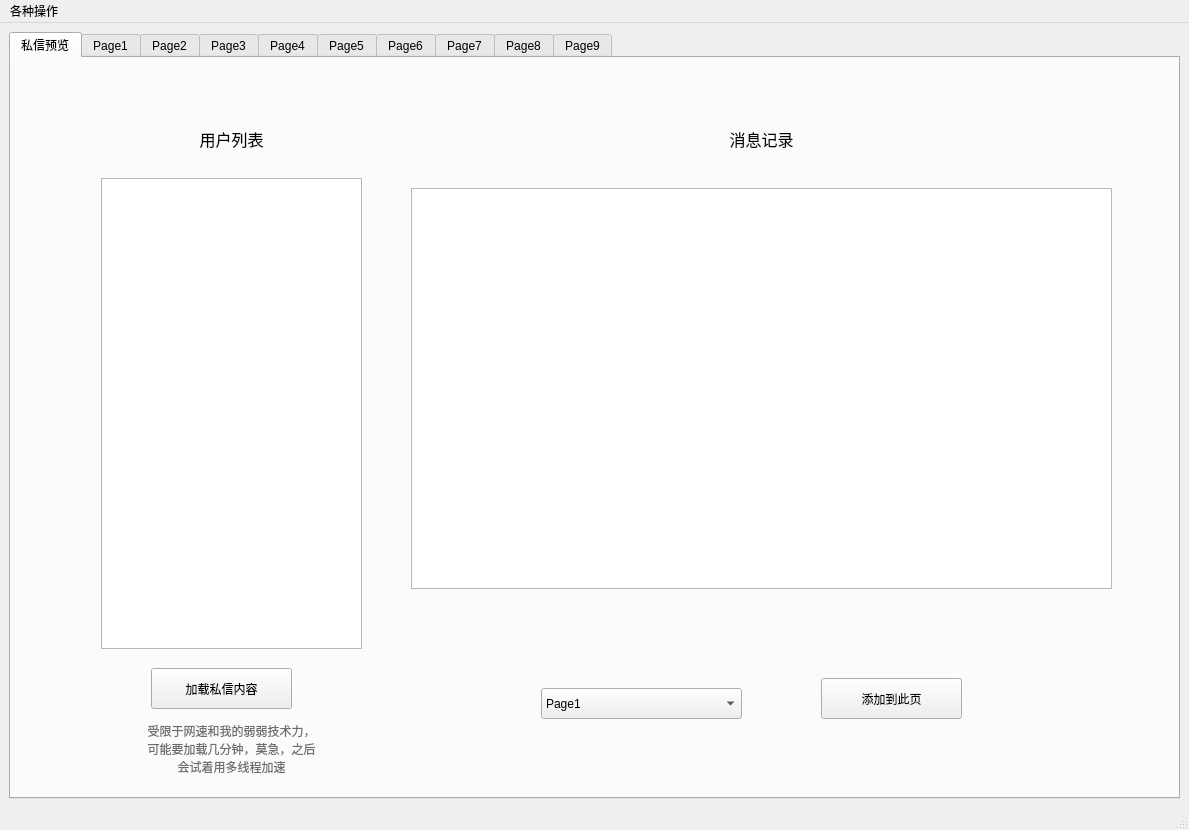
<?xml version="1.0" encoding="UTF-8"?>
<ui version="4.0">
 <class>MainWindow</class>
 <widget class="QMainWindow" name="MainWindow">
  <property name="geometry">
   <rect>
    <x>0</x>
    <y>0</y>
    <width>1189</width>
    <height>830</height>
   </rect>
  </property>
  <property name="minimumSize">
   <size>
    <width>1189</width>
    <height>830</height>
   </size>
  </property>
  <property name="maximumSize">
   <size>
    <width>1189</width>
    <height>830</height>
   </size>
  </property>
  <property name="windowTitle">
   <string>MainWindow</string>
  </property>
  <property name="layoutDirection">
   <enum>Qt::LeftToRight</enum>
  </property>
  <property name="autoFillBackground">
   <bool>true</bool>
  </property>
  <property name="styleSheet">
   <string notr="true"/>
  </property>
  <widget class="QWidget" name="centralwidget">
   <property name="styleSheet">
    <string notr="true">background-image: url(:/background.jpg);</string>
   </property>
   <layout class="QHBoxLayout" name="horizontalLayout">
    <item>
     <widget class="QTabWidget" name="tabWidget">
      <property name="maximumSize">
       <size>
        <width>1199</width>
        <height>787</height>
       </size>
      </property>
      <property name="palette">
       <palette>
        <active/>
        <inactive/>
        <disabled/>
       </palette>
      </property>
      <property name="styleSheet">
       <string notr="true">background-image: url(:/touming.png);</string>
      </property>
      <property name="currentIndex">
       <number>0</number>
      </property>
      <property name="tabBarAutoHide">
       <bool>false</bool>
      </property>
      <widget class="QWidget" name="msgView">
       <property name="maximumSize">
        <size>
         <width>16777215</width>
         <height>16777215</height>
        </size>
       </property>
       <property name="autoFillBackground">
        <bool>false</bool>
       </property>
       <property name="styleSheet">
        <string notr="true">background-image: url(:/touming.png);</string>
       </property>
       <attribute name="title">
        <string>私信预览</string>
       </attribute>
       <widget class="QWidget" name="widget" native="true">
        <property name="geometry">
         <rect>
          <x>1140</x>
          <y>11</y>
          <width>16</width>
          <height>707</height>
         </rect>
        </property>
       </widget>
       <widget class="QLabel" name="label">
        <property name="geometry">
         <rect>
          <x>90</x>
          <y>60</y>
          <width>261</width>
          <height>41</height>
         </rect>
        </property>
        <property name="font">
         <font>
          <family>微软雅黑</family>
          <pointsize>12</pointsize>
          <weight>50</weight>
          <bold>false</bold>
         </font>
        </property>
        <property name="text">
         <string>用户列表</string>
        </property>
        <property name="textFormat">
         <enum>Qt::AutoText</enum>
        </property>
        <property name="alignment">
         <set>Qt::AlignCenter</set>
        </property>
       </widget>
       <widget class="QLabel" name="label_2">
        <property name="geometry">
         <rect>
          <x>590</x>
          <y>60</y>
          <width>321</width>
          <height>41</height>
         </rect>
        </property>
        <property name="font">
         <font>
          <family>微软雅黑</family>
          <pointsize>12</pointsize>
          <weight>50</weight>
          <bold>false</bold>
         </font>
        </property>
        <property name="text">
         <string>消息记录</string>
        </property>
        <property name="textFormat">
         <enum>Qt::AutoText</enum>
        </property>
        <property name="alignment">
         <set>Qt::AlignCenter</set>
        </property>
       </widget>
       <widget class="QPushButton" name="Addtopage">
        <property name="geometry">
         <rect>
          <x>810</x>
          <y>620</y>
          <width>141</width>
          <height>41</height>
         </rect>
        </property>
        <property name="text">
         <string>添加到此页</string>
        </property>
       </widget>
       <widget class="QComboBox" name="Pageselect">
        <property name="geometry">
         <rect>
          <x>530</x>
          <y>630</y>
          <width>201</width>
          <height>31</height>
         </rect>
        </property>
        <item>
         <property name="text">
          <string>Page1</string>
         </property>
        </item>
        <item>
         <property name="text">
          <string>Page2</string>
         </property>
        </item>
        <item>
         <property name="text">
          <string>Page3</string>
         </property>
        </item>
        <item>
         <property name="text">
          <string>Page4</string>
         </property>
        </item>
        <item>
         <property name="text">
          <string>Page5</string>
         </property>
        </item>
        <item>
         <property name="text">
          <string>Page6</string>
         </property>
        </item>
        <item>
         <property name="text">
          <string>Page7</string>
         </property>
        </item>
        <item>
         <property name="text">
          <string>Page8</string>
         </property>
        </item>
        <item>
         <property name="text">
          <string>Page9</string>
         </property>
        </item>
       </widget>
       <widget class="QListWidget" name="Userlist">
        <property name="geometry">
         <rect>
          <x>90</x>
          <y>120</y>
          <width>261</width>
          <height>471</height>
         </rect>
        </property>
       </widget>
       <widget class="QListWidget" name="Msginfo">
        <property name="geometry">
         <rect>
          <x>400</x>
          <y>130</y>
          <width>701</width>
          <height>401</height>
         </rect>
        </property>
       </widget>
       <widget class="QPushButton" name="Loadspider">
        <property name="geometry">
         <rect>
          <x>140</x>
          <y>610</y>
          <width>141</width>
          <height>41</height>
         </rect>
        </property>
        <property name="text">
         <string>加载私信内容</string>
        </property>
       </widget>
       <widget class="QLabel" name="label_9">
        <property name="geometry">
         <rect>
          <x>110</x>
          <y>660</y>
          <width>221</width>
          <height>61</height>
         </rect>
        </property>
        <property name="palette">
         <palette>
          <active>
           <colorrole role="WindowText">
            <brush brushstyle="SolidPattern">
             <color alpha="255">
              <red>109</red>
              <green>109</green>
              <blue>109</blue>
             </color>
            </brush>
           </colorrole>
          </active>
          <inactive>
           <colorrole role="WindowText">
            <brush brushstyle="SolidPattern">
             <color alpha="255">
              <red>109</red>
              <green>109</green>
              <blue>109</blue>
             </color>
            </brush>
           </colorrole>
          </inactive>
          <disabled>
           <colorrole role="WindowText">
            <brush brushstyle="SolidPattern">
             <color alpha="255">
              <red>120</red>
              <green>120</green>
              <blue>120</blue>
             </color>
            </brush>
           </colorrole>
          </disabled>
         </palette>
        </property>
        <property name="text">
         <string>受限于网速和我的弱弱技术力，
可能要加载几分钟，莫急，之后
会试着用多线程加速</string>
        </property>
        <property name="alignment">
         <set>Qt::AlignCenter</set>
        </property>
       </widget>
      </widget>
      <widget class="QWidget" name="Page1">
       <property name="autoFillBackground">
        <bool>false</bool>
       </property>
       <property name="styleSheet">
        <string notr="true"/>
       </property>
       <attribute name="title">
        <string>Page1</string>
       </attribute>
       <widget class="QLabel" name="label_3">
        <property name="geometry">
         <rect>
          <x>90</x>
          <y>60</y>
          <width>261</width>
          <height>41</height>
         </rect>
        </property>
        <property name="font">
         <font>
          <family>微软雅黑</family>
          <pointsize>12</pointsize>
          <weight>50</weight>
          <bold>false</bold>
         </font>
        </property>
        <property name="text">
         <string>消息列表</string>
        </property>
        <property name="textFormat">
         <enum>Qt::AutoText</enum>
        </property>
        <property name="alignment">
         <set>Qt::AlignCenter</set>
        </property>
       </widget>
       <widget class="QLabel" name="label_4">
        <property name="geometry">
         <rect>
          <x>400</x>
          <y>60</y>
          <width>701</width>
          <height>41</height>
         </rect>
        </property>
        <property name="font">
         <font>
          <family>微软雅黑</family>
          <pointsize>12</pointsize>
          <weight>50</weight>
          <bold>false</bold>
         </font>
        </property>
        <property name="text">
         <string>事件细节</string>
        </property>
        <property name="textFormat">
         <enum>Qt::AutoText</enum>
        </property>
        <property name="alignment">
         <set>Qt::AlignCenter</set>
        </property>
       </widget>
       <widget class="QPushButton" name="deleteRec1">
        <property name="geometry">
         <rect>
          <x>130</x>
          <y>610</y>
          <width>171</width>
          <height>51</height>
         </rect>
        </property>
        <property name="text">
         <string>将选中的消息移出列表</string>
        </property>
       </widget>
       <widget class="QPushButton" name="Addnote1">
        <property name="geometry">
         <rect>
          <x>540</x>
          <y>620</y>
          <width>171</width>
          <height>41</height>
         </rect>
        </property>
        <property name="text">
         <string>添加备注</string>
        </property>
       </widget>
       <widget class="QPushButton" name="Addtitle1">
        <property name="geometry">
         <rect>
          <x>800</x>
          <y>620</y>
          <width>171</width>
          <height>41</height>
         </rect>
        </property>
        <property name="text">
         <string>添加标题</string>
        </property>
       </widget>
       <widget class="QListWidget" name="msg_page1">
        <property name="geometry">
         <rect>
          <x>90</x>
          <y>120</y>
          <width>261</width>
          <height>471</height>
         </rect>
        </property>
       </widget>
       <widget class="QTextBrowser" name="detail1">
        <property name="geometry">
         <rect>
          <x>400</x>
          <y>130</y>
          <width>701</width>
          <height>401</height>
         </rect>
        </property>
       </widget>
      </widget>
      <widget class="QWidget" name="Page2">
       <attribute name="title">
        <string>Page2</string>
       </attribute>
       <widget class="QPushButton" name="Addnote2">
        <property name="geometry">
         <rect>
          <x>540</x>
          <y>620</y>
          <width>171</width>
          <height>41</height>
         </rect>
        </property>
        <property name="text">
         <string>添加备注</string>
        </property>
       </widget>
       <widget class="QLabel" name="label_5">
        <property name="geometry">
         <rect>
          <x>90</x>
          <y>60</y>
          <width>261</width>
          <height>41</height>
         </rect>
        </property>
        <property name="font">
         <font>
          <family>微软雅黑</family>
          <pointsize>12</pointsize>
          <weight>50</weight>
          <bold>false</bold>
         </font>
        </property>
        <property name="text">
         <string>消息列表</string>
        </property>
        <property name="textFormat">
         <enum>Qt::AutoText</enum>
        </property>
        <property name="alignment">
         <set>Qt::AlignCenter</set>
        </property>
       </widget>
       <widget class="QPushButton" name="deleteRec2">
        <property name="geometry">
         <rect>
          <x>130</x>
          <y>610</y>
          <width>171</width>
          <height>51</height>
         </rect>
        </property>
        <property name="text">
         <string>将选中的消息移出列表</string>
        </property>
       </widget>
       <widget class="QPushButton" name="Addtitle2">
        <property name="geometry">
         <rect>
          <x>800</x>
          <y>620</y>
          <width>171</width>
          <height>41</height>
         </rect>
        </property>
        <property name="text">
         <string>添加标题</string>
        </property>
       </widget>
       <widget class="QLabel" name="label_6">
        <property name="geometry">
         <rect>
          <x>400</x>
          <y>60</y>
          <width>701</width>
          <height>41</height>
         </rect>
        </property>
        <property name="font">
         <font>
          <family>微软雅黑</family>
          <pointsize>12</pointsize>
          <weight>50</weight>
          <bold>false</bold>
         </font>
        </property>
        <property name="text">
         <string>事件细节</string>
        </property>
        <property name="textFormat">
         <enum>Qt::AutoText</enum>
        </property>
        <property name="alignment">
         <set>Qt::AlignCenter</set>
        </property>
       </widget>
       <widget class="QListWidget" name="msg_page2">
        <property name="geometry">
         <rect>
          <x>90</x>
          <y>120</y>
          <width>261</width>
          <height>471</height>
         </rect>
        </property>
       </widget>
       <widget class="QTextBrowser" name="detail2">
        <property name="geometry">
         <rect>
          <x>400</x>
          <y>130</y>
          <width>701</width>
          <height>401</height>
         </rect>
        </property>
       </widget>
      </widget>
      <widget class="QWidget" name="Page3">
       <attribute name="title">
        <string>Page3</string>
       </attribute>
       <widget class="QPushButton" name="Addnote3">
        <property name="geometry">
         <rect>
          <x>540</x>
          <y>620</y>
          <width>171</width>
          <height>41</height>
         </rect>
        </property>
        <property name="text">
         <string>添加备注</string>
        </property>
       </widget>
       <widget class="QLabel" name="label_7">
        <property name="geometry">
         <rect>
          <x>90</x>
          <y>60</y>
          <width>261</width>
          <height>41</height>
         </rect>
        </property>
        <property name="font">
         <font>
          <family>微软雅黑</family>
          <pointsize>12</pointsize>
          <weight>50</weight>
          <bold>false</bold>
         </font>
        </property>
        <property name="text">
         <string>消息列表</string>
        </property>
        <property name="textFormat">
         <enum>Qt::AutoText</enum>
        </property>
        <property name="alignment">
         <set>Qt::AlignCenter</set>
        </property>
       </widget>
       <widget class="QPushButton" name="deleteRec3">
        <property name="geometry">
         <rect>
          <x>130</x>
          <y>610</y>
          <width>171</width>
          <height>51</height>
         </rect>
        </property>
        <property name="text">
         <string>将选中的消息移出列表</string>
        </property>
       </widget>
       <widget class="QPushButton" name="Addtitle3">
        <property name="geometry">
         <rect>
          <x>800</x>
          <y>620</y>
          <width>171</width>
          <height>41</height>
         </rect>
        </property>
        <property name="text">
         <string>添加标题</string>
        </property>
       </widget>
       <widget class="QLabel" name="label_8">
        <property name="geometry">
         <rect>
          <x>400</x>
          <y>60</y>
          <width>701</width>
          <height>41</height>
         </rect>
        </property>
        <property name="font">
         <font>
          <family>微软雅黑</family>
          <pointsize>12</pointsize>
          <weight>50</weight>
          <bold>false</bold>
         </font>
        </property>
        <property name="text">
         <string>事件细节</string>
        </property>
        <property name="textFormat">
         <enum>Qt::AutoText</enum>
        </property>
        <property name="alignment">
         <set>Qt::AlignCenter</set>
        </property>
       </widget>
       <widget class="QListWidget" name="msg_page3">
        <property name="geometry">
         <rect>
          <x>90</x>
          <y>120</y>
          <width>261</width>
          <height>471</height>
         </rect>
        </property>
       </widget>
       <widget class="QTextBrowser" name="detail3">
        <property name="geometry">
         <rect>
          <x>400</x>
          <y>130</y>
          <width>701</width>
          <height>401</height>
         </rect>
        </property>
       </widget>
      </widget>
      <widget class="QWidget" name="Page4">
       <attribute name="title">
        <string>Page4</string>
       </attribute>
       <widget class="QPushButton" name="Addnote4">
        <property name="geometry">
         <rect>
          <x>540</x>
          <y>620</y>
          <width>171</width>
          <height>41</height>
         </rect>
        </property>
        <property name="text">
         <string>添加备注</string>
        </property>
       </widget>
       <widget class="QLabel" name="label_17">
        <property name="geometry">
         <rect>
          <x>400</x>
          <y>60</y>
          <width>701</width>
          <height>41</height>
         </rect>
        </property>
        <property name="font">
         <font>
          <family>微软雅黑</family>
          <pointsize>12</pointsize>
          <weight>50</weight>
          <bold>false</bold>
         </font>
        </property>
        <property name="text">
         <string>事件细节</string>
        </property>
        <property name="textFormat">
         <enum>Qt::AutoText</enum>
        </property>
        <property name="alignment">
         <set>Qt::AlignCenter</set>
        </property>
       </widget>
       <widget class="QLabel" name="label_18">
        <property name="geometry">
         <rect>
          <x>90</x>
          <y>60</y>
          <width>261</width>
          <height>41</height>
         </rect>
        </property>
        <property name="font">
         <font>
          <family>微软雅黑</family>
          <pointsize>12</pointsize>
          <weight>50</weight>
          <bold>false</bold>
         </font>
        </property>
        <property name="text">
         <string>消息列表</string>
        </property>
        <property name="textFormat">
         <enum>Qt::AutoText</enum>
        </property>
        <property name="alignment">
         <set>Qt::AlignCenter</set>
        </property>
       </widget>
       <widget class="QPushButton" name="deleteRec4">
        <property name="geometry">
         <rect>
          <x>130</x>
          <y>610</y>
          <width>171</width>
          <height>51</height>
         </rect>
        </property>
        <property name="text">
         <string>将选中的消息移出列表</string>
        </property>
       </widget>
       <widget class="QPushButton" name="Addtitle4">
        <property name="geometry">
         <rect>
          <x>800</x>
          <y>620</y>
          <width>171</width>
          <height>41</height>
         </rect>
        </property>
        <property name="text">
         <string>添加标题</string>
        </property>
       </widget>
       <widget class="QListWidget" name="msg_page4">
        <property name="geometry">
         <rect>
          <x>90</x>
          <y>120</y>
          <width>261</width>
          <height>471</height>
         </rect>
        </property>
       </widget>
       <widget class="QTextBrowser" name="detail4">
        <property name="geometry">
         <rect>
          <x>400</x>
          <y>130</y>
          <width>701</width>
          <height>401</height>
         </rect>
        </property>
       </widget>
      </widget>
      <widget class="QWidget" name="Page5">
       <attribute name="title">
        <string>Page5</string>
       </attribute>
       <widget class="QPushButton" name="Addnote5">
        <property name="geometry">
         <rect>
          <x>540</x>
          <y>620</y>
          <width>171</width>
          <height>41</height>
         </rect>
        </property>
        <property name="text">
         <string>添加备注</string>
        </property>
       </widget>
       <widget class="QLabel" name="label_19">
        <property name="geometry">
         <rect>
          <x>400</x>
          <y>60</y>
          <width>701</width>
          <height>41</height>
         </rect>
        </property>
        <property name="font">
         <font>
          <family>微软雅黑</family>
          <pointsize>12</pointsize>
          <weight>50</weight>
          <bold>false</bold>
         </font>
        </property>
        <property name="text">
         <string>事件细节</string>
        </property>
        <property name="textFormat">
         <enum>Qt::AutoText</enum>
        </property>
        <property name="alignment">
         <set>Qt::AlignCenter</set>
        </property>
       </widget>
       <widget class="QLabel" name="label_20">
        <property name="geometry">
         <rect>
          <x>90</x>
          <y>60</y>
          <width>261</width>
          <height>41</height>
         </rect>
        </property>
        <property name="font">
         <font>
          <family>微软雅黑</family>
          <pointsize>12</pointsize>
          <weight>50</weight>
          <bold>false</bold>
         </font>
        </property>
        <property name="text">
         <string>消息列表</string>
        </property>
        <property name="textFormat">
         <enum>Qt::AutoText</enum>
        </property>
        <property name="alignment">
         <set>Qt::AlignCenter</set>
        </property>
       </widget>
       <widget class="QPushButton" name="deleteRec5">
        <property name="geometry">
         <rect>
          <x>130</x>
          <y>610</y>
          <width>171</width>
          <height>51</height>
         </rect>
        </property>
        <property name="text">
         <string>将选中的消息移出列表</string>
        </property>
       </widget>
       <widget class="QPushButton" name="Addtitle5">
        <property name="geometry">
         <rect>
          <x>800</x>
          <y>620</y>
          <width>171</width>
          <height>41</height>
         </rect>
        </property>
        <property name="text">
         <string>添加标题</string>
        </property>
       </widget>
       <widget class="QListWidget" name="msg_page5">
        <property name="geometry">
         <rect>
          <x>90</x>
          <y>120</y>
          <width>261</width>
          <height>471</height>
         </rect>
        </property>
       </widget>
       <widget class="QTextBrowser" name="detail5">
        <property name="geometry">
         <rect>
          <x>400</x>
          <y>130</y>
          <width>701</width>
          <height>401</height>
         </rect>
        </property>
       </widget>
      </widget>
      <widget class="QWidget" name="Page6">
       <attribute name="title">
        <string>Page6</string>
       </attribute>
       <widget class="QPushButton" name="Addnote6">
        <property name="geometry">
         <rect>
          <x>540</x>
          <y>620</y>
          <width>171</width>
          <height>41</height>
         </rect>
        </property>
        <property name="text">
         <string>添加备注</string>
        </property>
       </widget>
       <widget class="QLabel" name="label_21">
        <property name="geometry">
         <rect>
          <x>400</x>
          <y>60</y>
          <width>701</width>
          <height>41</height>
         </rect>
        </property>
        <property name="font">
         <font>
          <family>微软雅黑</family>
          <pointsize>12</pointsize>
          <weight>50</weight>
          <bold>false</bold>
         </font>
        </property>
        <property name="text">
         <string>事件细节</string>
        </property>
        <property name="textFormat">
         <enum>Qt::AutoText</enum>
        </property>
        <property name="alignment">
         <set>Qt::AlignCenter</set>
        </property>
       </widget>
       <widget class="QLabel" name="label_22">
        <property name="geometry">
         <rect>
          <x>90</x>
          <y>60</y>
          <width>261</width>
          <height>41</height>
         </rect>
        </property>
        <property name="font">
         <font>
          <family>微软雅黑</family>
          <pointsize>12</pointsize>
          <weight>50</weight>
          <bold>false</bold>
         </font>
        </property>
        <property name="text">
         <string>消息列表</string>
        </property>
        <property name="textFormat">
         <enum>Qt::AutoText</enum>
        </property>
        <property name="alignment">
         <set>Qt::AlignCenter</set>
        </property>
       </widget>
       <widget class="QPushButton" name="deleteRec6">
        <property name="geometry">
         <rect>
          <x>130</x>
          <y>610</y>
          <width>171</width>
          <height>51</height>
         </rect>
        </property>
        <property name="text">
         <string>将选中的消息移出列表</string>
        </property>
       </widget>
       <widget class="QPushButton" name="Addtitle6">
        <property name="geometry">
         <rect>
          <x>800</x>
          <y>620</y>
          <width>171</width>
          <height>41</height>
         </rect>
        </property>
        <property name="text">
         <string>添加标题</string>
        </property>
       </widget>
       <widget class="QListWidget" name="msg_page6">
        <property name="geometry">
         <rect>
          <x>90</x>
          <y>120</y>
          <width>261</width>
          <height>471</height>
         </rect>
        </property>
       </widget>
       <widget class="QTextBrowser" name="detail6">
        <property name="geometry">
         <rect>
          <x>400</x>
          <y>130</y>
          <width>701</width>
          <height>401</height>
         </rect>
        </property>
       </widget>
      </widget>
      <widget class="QWidget" name="Page7">
       <attribute name="title">
        <string>Page7</string>
       </attribute>
       <widget class="QPushButton" name="Addnote7">
        <property name="geometry">
         <rect>
          <x>540</x>
          <y>620</y>
          <width>171</width>
          <height>41</height>
         </rect>
        </property>
        <property name="text">
         <string>添加备注</string>
        </property>
       </widget>
       <widget class="QLabel" name="label_23">
        <property name="geometry">
         <rect>
          <x>400</x>
          <y>60</y>
          <width>701</width>
          <height>41</height>
         </rect>
        </property>
        <property name="font">
         <font>
          <family>微软雅黑</family>
          <pointsize>12</pointsize>
          <weight>50</weight>
          <bold>false</bold>
         </font>
        </property>
        <property name="text">
         <string>事件细节</string>
        </property>
        <property name="textFormat">
         <enum>Qt::AutoText</enum>
        </property>
        <property name="alignment">
         <set>Qt::AlignCenter</set>
        </property>
       </widget>
       <widget class="QLabel" name="label_24">
        <property name="geometry">
         <rect>
          <x>90</x>
          <y>60</y>
          <width>261</width>
          <height>41</height>
         </rect>
        </property>
        <property name="font">
         <font>
          <family>微软雅黑</family>
          <pointsize>12</pointsize>
          <weight>50</weight>
          <bold>false</bold>
         </font>
        </property>
        <property name="text">
         <string>消息列表</string>
        </property>
        <property name="textFormat">
         <enum>Qt::AutoText</enum>
        </property>
        <property name="alignment">
         <set>Qt::AlignCenter</set>
        </property>
       </widget>
       <widget class="QPushButton" name="deleteRec7">
        <property name="geometry">
         <rect>
          <x>130</x>
          <y>610</y>
          <width>171</width>
          <height>51</height>
         </rect>
        </property>
        <property name="text">
         <string>将选中的消息移出列表</string>
        </property>
       </widget>
       <widget class="QPushButton" name="Addtitle7">
        <property name="geometry">
         <rect>
          <x>800</x>
          <y>620</y>
          <width>171</width>
          <height>41</height>
         </rect>
        </property>
        <property name="text">
         <string>添加标题</string>
        </property>
       </widget>
       <widget class="QListWidget" name="msg_page7">
        <property name="geometry">
         <rect>
          <x>90</x>
          <y>120</y>
          <width>261</width>
          <height>471</height>
         </rect>
        </property>
       </widget>
       <widget class="QTextBrowser" name="detail7">
        <property name="geometry">
         <rect>
          <x>400</x>
          <y>130</y>
          <width>701</width>
          <height>401</height>
         </rect>
        </property>
       </widget>
      </widget>
      <widget class="QWidget" name="Page8">
       <attribute name="title">
        <string>Page8</string>
       </attribute>
       <widget class="QPushButton" name="Addnote8">
        <property name="geometry">
         <rect>
          <x>540</x>
          <y>620</y>
          <width>171</width>
          <height>41</height>
         </rect>
        </property>
        <property name="text">
         <string>添加备注</string>
        </property>
       </widget>
       <widget class="QLabel" name="label_25">
        <property name="geometry">
         <rect>
          <x>400</x>
          <y>60</y>
          <width>701</width>
          <height>41</height>
         </rect>
        </property>
        <property name="font">
         <font>
          <family>微软雅黑</family>
          <pointsize>12</pointsize>
          <weight>50</weight>
          <bold>false</bold>
         </font>
        </property>
        <property name="text">
         <string>事件细节</string>
        </property>
        <property name="textFormat">
         <enum>Qt::AutoText</enum>
        </property>
        <property name="alignment">
         <set>Qt::AlignCenter</set>
        </property>
       </widget>
       <widget class="QLabel" name="label_26">
        <property name="geometry">
         <rect>
          <x>90</x>
          <y>60</y>
          <width>261</width>
          <height>41</height>
         </rect>
        </property>
        <property name="font">
         <font>
          <family>微软雅黑</family>
          <pointsize>12</pointsize>
          <weight>50</weight>
          <bold>false</bold>
         </font>
        </property>
        <property name="text">
         <string>消息列表</string>
        </property>
        <property name="textFormat">
         <enum>Qt::AutoText</enum>
        </property>
        <property name="alignment">
         <set>Qt::AlignCenter</set>
        </property>
       </widget>
       <widget class="QPushButton" name="deleteRec8">
        <property name="geometry">
         <rect>
          <x>130</x>
          <y>610</y>
          <width>171</width>
          <height>51</height>
         </rect>
        </property>
        <property name="text">
         <string>将选中的消息移出列表</string>
        </property>
       </widget>
       <widget class="QPushButton" name="Addtitle8">
        <property name="geometry">
         <rect>
          <x>800</x>
          <y>620</y>
          <width>171</width>
          <height>41</height>
         </rect>
        </property>
        <property name="text">
         <string>添加标题</string>
        </property>
       </widget>
       <widget class="QListWidget" name="msg_page8">
        <property name="geometry">
         <rect>
          <x>90</x>
          <y>120</y>
          <width>261</width>
          <height>471</height>
         </rect>
        </property>
       </widget>
       <widget class="QTextBrowser" name="detail8">
        <property name="geometry">
         <rect>
          <x>400</x>
          <y>130</y>
          <width>701</width>
          <height>401</height>
         </rect>
        </property>
       </widget>
      </widget>
      <widget class="QWidget" name="Page9">
       <attribute name="title">
        <string>Page9</string>
       </attribute>
       <widget class="QPushButton" name="Addnote9">
        <property name="geometry">
         <rect>
          <x>540</x>
          <y>620</y>
          <width>171</width>
          <height>41</height>
         </rect>
        </property>
        <property name="text">
         <string>添加备注</string>
        </property>
       </widget>
       <widget class="QLabel" name="label_27">
        <property name="geometry">
         <rect>
          <x>400</x>
          <y>60</y>
          <width>701</width>
          <height>41</height>
         </rect>
        </property>
        <property name="font">
         <font>
          <family>微软雅黑</family>
          <pointsize>12</pointsize>
          <weight>50</weight>
          <bold>false</bold>
         </font>
        </property>
        <property name="text">
         <string>事件细节</string>
        </property>
        <property name="textFormat">
         <enum>Qt::AutoText</enum>
        </property>
        <property name="alignment">
         <set>Qt::AlignCenter</set>
        </property>
       </widget>
       <widget class="QLabel" name="label_28">
        <property name="geometry">
         <rect>
          <x>90</x>
          <y>60</y>
          <width>261</width>
          <height>41</height>
         </rect>
        </property>
        <property name="font">
         <font>
          <family>微软雅黑</family>
          <pointsize>12</pointsize>
          <weight>50</weight>
          <bold>false</bold>
         </font>
        </property>
        <property name="text">
         <string>消息列表</string>
        </property>
        <property name="textFormat">
         <enum>Qt::AutoText</enum>
        </property>
        <property name="alignment">
         <set>Qt::AlignCenter</set>
        </property>
       </widget>
       <widget class="QPushButton" name="deleteRec9">
        <property name="geometry">
         <rect>
          <x>130</x>
          <y>610</y>
          <width>171</width>
          <height>51</height>
         </rect>
        </property>
        <property name="text">
         <string>将选中的消息移出列表</string>
        </property>
       </widget>
       <widget class="QPushButton" name="Addtitle9">
        <property name="geometry">
         <rect>
          <x>800</x>
          <y>620</y>
          <width>171</width>
          <height>41</height>
         </rect>
        </property>
        <property name="text">
         <string>添加标题</string>
        </property>
       </widget>
       <widget class="QListWidget" name="msg_page9">
        <property name="geometry">
         <rect>
          <x>90</x>
          <y>120</y>
          <width>261</width>
          <height>471</height>
         </rect>
        </property>
       </widget>
       <widget class="QTextBrowser" name="detail9">
        <property name="geometry">
         <rect>
          <x>400</x>
          <y>130</y>
          <width>701</width>
          <height>401</height>
         </rect>
        </property>
       </widget>
      </widget>
     </widget>
    </item>
   </layout>
  </widget>
  <widget class="QMenuBar" name="menubar">
   <property name="geometry">
    <rect>
     <x>0</x>
     <y>0</y>
     <width>1189</width>
     <height>26</height>
    </rect>
   </property>
   <property name="maximumSize">
    <size>
     <width>16777215</width>
     <height>16777215</height>
    </size>
   </property>
   <property name="autoFillBackground">
    <bool>true</bool>
   </property>
   <property name="styleSheet">
    <string notr="true"/>
   </property>
   <widget class="QMenu" name="menu1">
    <property name="title">
     <string>各种操作</string>
    </property>
    <addaction name="rename_column"/>
   </widget>
   <addaction name="menu1"/>
  </widget>
  <widget class="QStatusBar" name="statusbar"/>
  <action name="rename_column">
   <property name="text">
    <string>栏目重命名</string>
   </property>
  </action>
 </widget>
 <resources>
  <include location="background.qrc"/>
 </resources>
 <connections/>
</ui>
